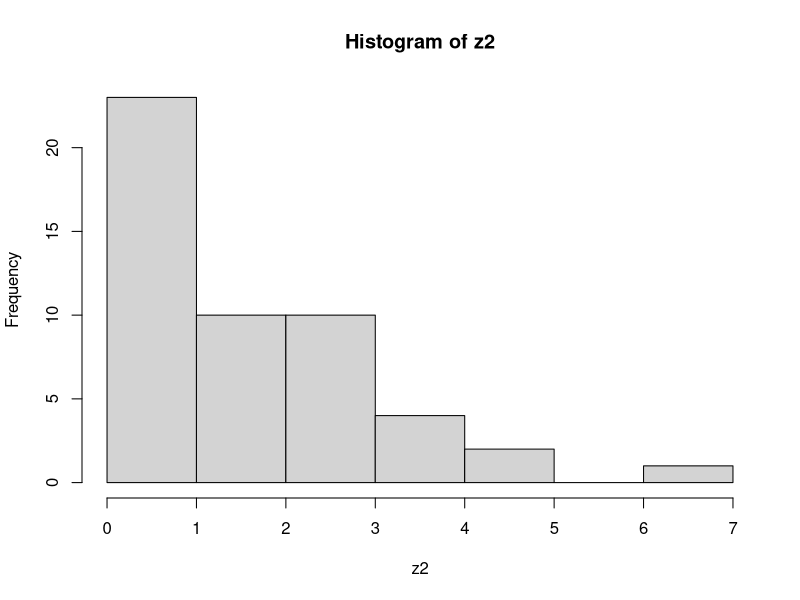

Write the R code that produced this figure.
getwd()

####Exercise 4 Monte Carlo Simulation (1)
###Assessing the properties of a test statistic
library(spdep)

set.seed(1000)  ##生成随机数,使结果一致
x <- rnorm(25)
mean(x)
sd(x)

set.seed(1)
xx <- rnorm(100000)            #rnorm
mean(xx)
sd(xx)

y <- rnorm(1000,4,30)
mean(y)
sd(y)

z <- sort(y)                #sort
z[950]

qz <- qnorm(0.95,4,30)      #qnorm
qz

pz <- pnorm(z[950],4,30)   #pnorm
pz

##4.2.2 Practice

z2 <- rpois(50,2)
summary(z2)
mean(z2)
var(z2)
pdf(file="poisson.pdf")   #生成pdf文件
hist(z2)
dev.off()

###4.3 Basic matrix algebra operations
a<- c(1:5)
a
A <- matrix(1:25,5,5)
A
Z <- c(1:5)
B <- array(Z,dim=c(5,5))
B


###4.4 Creating Spatial weights for a grid layout (cell2nb)

rook4x4 <- cell2nb(4,4)
summary(rook4x4)

rook4x4t <- cell2nb(4,4)
summary(rook4x4t)

##4.4.2 Practice

rook5x10 <- cell2nb(5,10)
summary(rook5x10)

queen5x10 <- cell2nb(5,10,type = "queen")
summary(queen5x10)


###4.5 converting spatial weights to a matrix (nb2mat)

wrks <- nb2mat(rook4x4)
wrks

##4.5.2 Practice: Creating a spatial lag using matrix multiplication
x <- rnorm(50)
w50 <- nb2mat(queen5x10)
w50[1,]

##compare to 2 methods
#method1
wx <- w50%*%x                                 #矩阵运算
wx[1:4]
#method2
wwx <- lag.listw(nb2listw(queen5x10),x)           #nb2listw (邻居矩阵转换成权重矩阵)
wwx[1:4]


###4.6 A simulation experiment
rm(list = ls(all=TRUE))
##4.6.1 computing Moran's I using matrix algebra
set.seed(12345)
y <- rnorm(16)
yz <- y-mean(y)
mean(yz)
#denominator
yy <- crossprod(yz)
yy
#numerator
rook4x4 <- cell2nb(4,4)
wy <- lag.listw(nb2listw(rook4x4),yz)
ywy <- crossprod(yz,wy)
ywy
#computation
mi <- ywy/yy
mi

##4.6.2 the theoretical momoents of Moran's I

rks <- spweights.constants(nb2listw(rook4x4))
rks

eirk4x4 <- -1 / rks$n1
eirk4x4
ei2rk4x4 <- (rks$n^2*rks$S1-rks$n*rks$S2+3*rks$S0^2)/(rks$n1*(rks$n+1)*rks$S0^2)
ei2rk4x4
varirk4x4 <- ei2rk4x4 - eirk4x4^2
varirk4x4
sdirk4x4 <- sqrt(varirk4x4)
sdirk4x4

##4.6.3 Inference
#method1
iz <- (mi-eirk4x4)/sdirk4x4
iz

piz <- pnorm(iz,lower.tail = FALSE)*2
piz
#method2
moran.test(y,nb2listw(rook4x4),randomisation = FALSE,alternative = "two.sided")   #results identical

###4.6.5 the simulation loop /循环

r <- 1000
moran <- vector(mode = "numeric",length = r)
reject <- vector(mode="numeric",length=r)
n <- 16
crit <- 0.05
w4 <- nb2listw(rook4x4)

for (i in 1:r) {
  y <- rnorm(n)
  yz <- y-mean(y)
  yy <- crossprod(yz)
  wy <- lag.listw(w4,yz)
  ywy <- crossprod(yz,wy)
  mi <- ywy/yy
  moran[i] <- mi
  iz <- (mi-eirk4x4)/sdirk4x4
  piz <- pnorm(iz,lower.tail = FALSE)*2
  if (piz<crit){reject[i]<1}
}

#4.6.6 analyzing the results

mean(moran)
sd(moran)
summary(moran)
rejfreq <- sum(reject) / r
rejfreq

varsim <- crit*(1-crit)/r
varsim
sdsim <- sqrt(varsim)
sdsim

simint <- c(crit - 2*sdsim,crit + 2*sdsim)
simint


###4.6.7 Practice:simulating moran's I

sim.moran.rand <- function(rn,cn,rpl,pvalue=0.05)
{
  morans <- vector(mode="numeric",length=rpl)
  reject <- vector(mode="numeric",length=rpl)
  w <- nb2listw(cell2nb(rn,cn))
  n <- rn * cn
  for (i in 1:rpl){
    y <- rnorm(n)
    mi <- moran.test(y,w,alternative="two.sided")
    morans[i] <- mi$statistic
    if (mi$p.value) { reject[i] <- 1}
  }
  rejfreq <- sum(reject) / rpl
  value <- list(morans = morans, rej = rejfreq)
}
resu <- sim.moran.rand(5,5,1000)
resu$rej
pdf(file="moransim.pdf")
plot(resu$morans,main="Moran's I under Null - Randomization",xlab="Reference Distribution",lwd=2,col=2)
dev.off()
